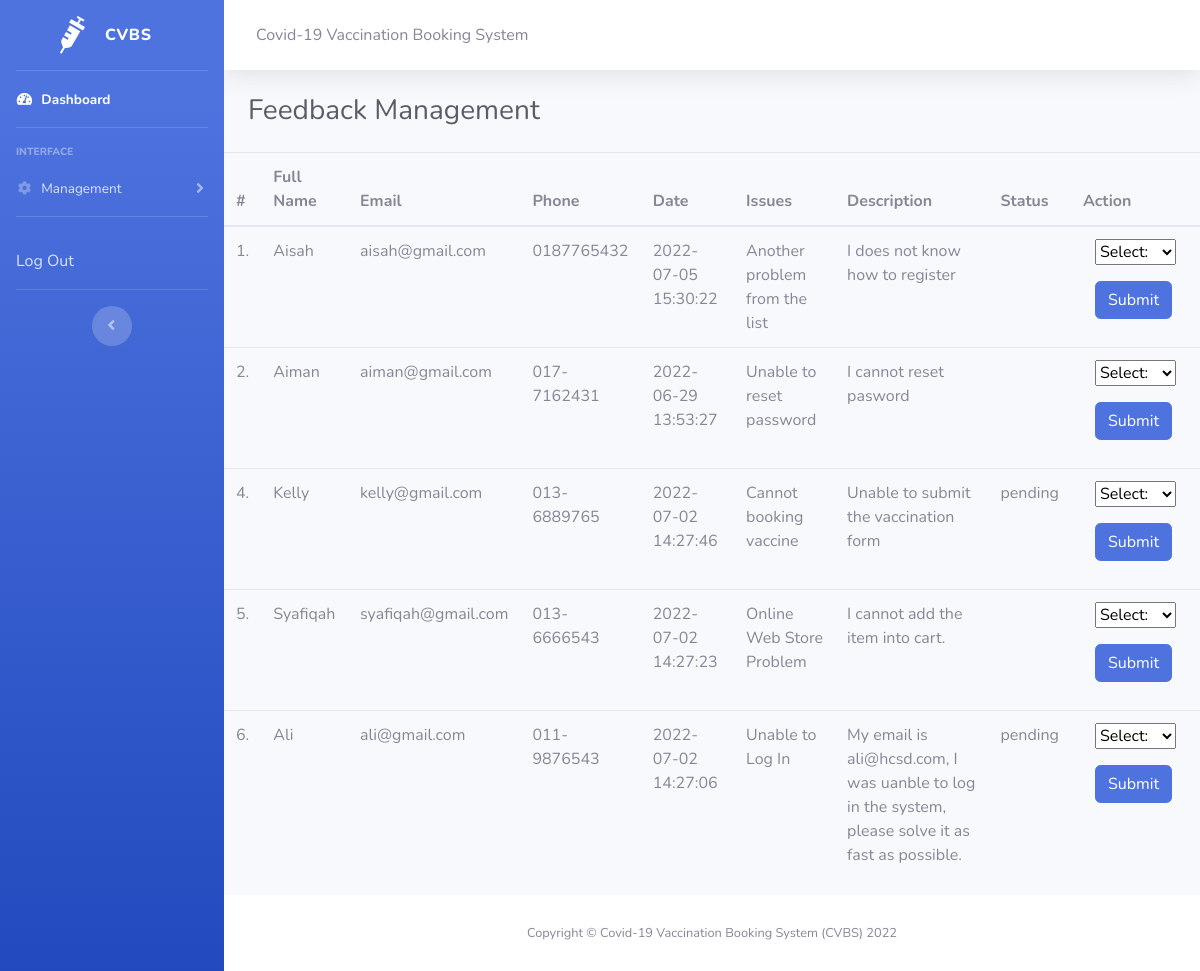
The page /admin/feedback.php (signed in) on the database its author committed.
### tables this page shows
CREATE TABLE `contactus` (
  `id` int(120) NOT NULL,
  `name` varchar(120) NOT NULL,
  `email` varchar(120) NOT NULL,
  `phoneNumber` varchar(120) NOT NULL,
  `date` timestamp NOT NULL DEFAULT current_timestamp() ON UPDATE current_timestamp(),
  `issues` varchar(120) NOT NULL,
  `description` varchar(120) NOT NULL,
  `status` varchar(120) DEFAULT NULL
);

### admin/feedback.php (the view, shortened to what this page needs)
<?php
include_once('includes/config.php');
?>
<!DOCTYPE html>
<html lang="en">
<head>
    <link href="vendor/fontawesome-free/css/all.min.css" rel="stylesheet" type="text/css">
    <link href="css/sb-admin-2.min.css" rel="stylesheet">
</head>
<body id="page-top">
    <div id="wrapper">
        <ul class="navbar-nav bg-gradient-primary sidebar sidebar-dark accordion" id="accordionSidebar">
            <a class="sidebar-brand d-flex align-items-center justify-content-center" href="index.php">
                <div class="sidebar-brand-icon rotate-n-15">
                    <i class="fas fa-syringe"></i>
                </div>
                <div class="sidebar-brand-text mx-3">CVBS</div>
            </a>
            <hr class="sidebar-divider my-0">
            <li class="nav-item active">
                <a class="nav-link" href="index.php">
                    <i class="fas fa-fw fa-tachometer-alt"></i>
                    <span>Dashboard</span></a>
            </li>
            <hr class="sidebar-divider">
            <div class="sidebar-heading">
                Interface
            </div>
            <li class="nav-item">
                <a class="nav-link collapsed" href="#" data-toggle="collapse" data-target="#collapseTwo" aria-expanded="true" aria-controls="collapseTwo">
                    <i class="fas fa-fw fa-cog"></i>
                    <span>Management</span>
                </a>
            </li>
            <hr class="sidebar-divider d-none d-md-block">
            <li class="nav-item">
                <a class="nav-link collapsed" href="logout.php">
                    Log Out
                </a>
            </li>
            <hr class="sidebar-divider d-none d-md-block">
            <div class="text-center d-none d-md-inline">
                <button class="rounded-circle border-0" id="sidebarToggle"></button>
            </div>
        </ul>
        <div id="content-wrapper" class="d-flex flex-column">
            <div id="content">
                <nav class="navbar navbar-expand navbar-light bg-white topbar mb-4 static-top shadow">
                    <div class="d-none d-sm-inline-block form-inline mr-auto ml-md-3 my-2 my-md-0 mw-100 navbar-search">
                        Covid-19 Vaccination Booking System
                    </div>
                </nav>
                <div class="container-fluid">
                    <div class="d-sm-flex align-items-center justify-content-between mb-4">
                        <h1 class="h3 mb-0 text-gray-800">Feedback Management</h1>
                    </div>
                </div>
                <table class="table table-hover" id="sample-table-1">
                    <thead>
                        <tr>
                            <th class="center">#</th>
                            <th>Full Name</th>
                            <th>Email </th>
                            <th>Phone </th>
                            <th>Date </th>
                            <th>Issues </th>
                            <th>Description </th>
                            <th>Status </th>
                            <th>Action </th>
                        </tr>
                    </thead>
                    <tbody>
                        <?php
                        $sql = mysqli_query($con, "SELECT * FROM contactus ORDER by id DESC");
                        $cnt = 1;
                        while ($row = mysqli_fetch_array($sql)) {
                            $status = $row['status'];
                            if ($status == "solve") {
                            } else {
                        ?>
                                <tr>
                                    <td class="center">
                                        <?php echo $cnt; ?>.
                                    </td>
                                    <td>
                                        <?php echo $row['name']; ?>
                                    </td>
                                    <td>
                                        <?php echo $row['email']; ?>
                                    </td>
                                    <td>
                                        <?php echo $row['phoneNumber']; ?>
                                    </td>
                                    <td>
                                        <?php echo $row['date']; ?>
                                    </td>
                                    <td>
                                        <?php echo $row['issues']; ?>
                                    </td>
                                    <td class="des">
                                        <?php echo $row['description']; ?>
                                    </td>
                                    <td>
                                        <?php echo $row['status']; ?>
                                    </td>
                                    <td>
                                        <div class="visible-md visible-lg hidden-sm hidden-xs">
                                            <form action="feedback.php" method="post">
                                                <div class="col-md-6 form-group mt-3 mt-md-0">
                                                    <select name="action">
                                                        <option value="default" name="default" default>Select:</option>
                                                    </select>
                                                </div>
                                                <div class="col-md-6 form-group mt-3 mt-md-0">
                                                    <input type="submit" class="btn btn-primary" name="submit" value="Submit">
                                                </div>
                                            </form>
                                        </div>
                                    </td>
                                </tr>
                        <?php }
                            $cnt = $cnt + 1;
                        } ?>
                    </tbody>
                </table>
                <footer class="sticky-footer bg-white">
                    <div class="container my-auto">
                        <div class="copyright text-center my-auto">
                            <span>Copyright &#169; Covid-19 Vaccination Booking System (CVBS) 2022</span>
                        </div>
                    </div>
                </footer>
            </div>
        </div>
</body>
</html>

### rows shown on the page
contactus: name "Aisah", email "aisah@gmail.com", phoneNumber "0187765432", date "2022-07-05 15:30:22", issues "Another problem from the list", description "I does not know how to register"
contactus: name "Aiman", email "aiman@gmail.com", phoneNumber "017-7162431", date "2022-06-29 13:53:27", issues "Unable to reset password", description "I cannot reset pasword"
contactus: name "Kelly", email "kelly@gmail.com", phoneNumber "013-6889765", date "2022-07-02 14:27:46", issues "Cannot booking vaccine", description "Unable to submit the vaccination form", status "pending"
contactus: name "Syafiqah", email "syafiqah@gmail.com", phoneNumber "013-6666543", date "2022-07-02 14:27:23", issues "Online Web Store Problem", description "I cannot add the item into cart."
contactus: name "Ali", email "ali@gmail.com", phoneNumber "011-9876543", date "2022-07-02 14:27:06", issues "Unable to Log In", description "My email is ali@hcsd.com, I was uanble to log in the system, please solve it as fast as possible.", status "pending"
